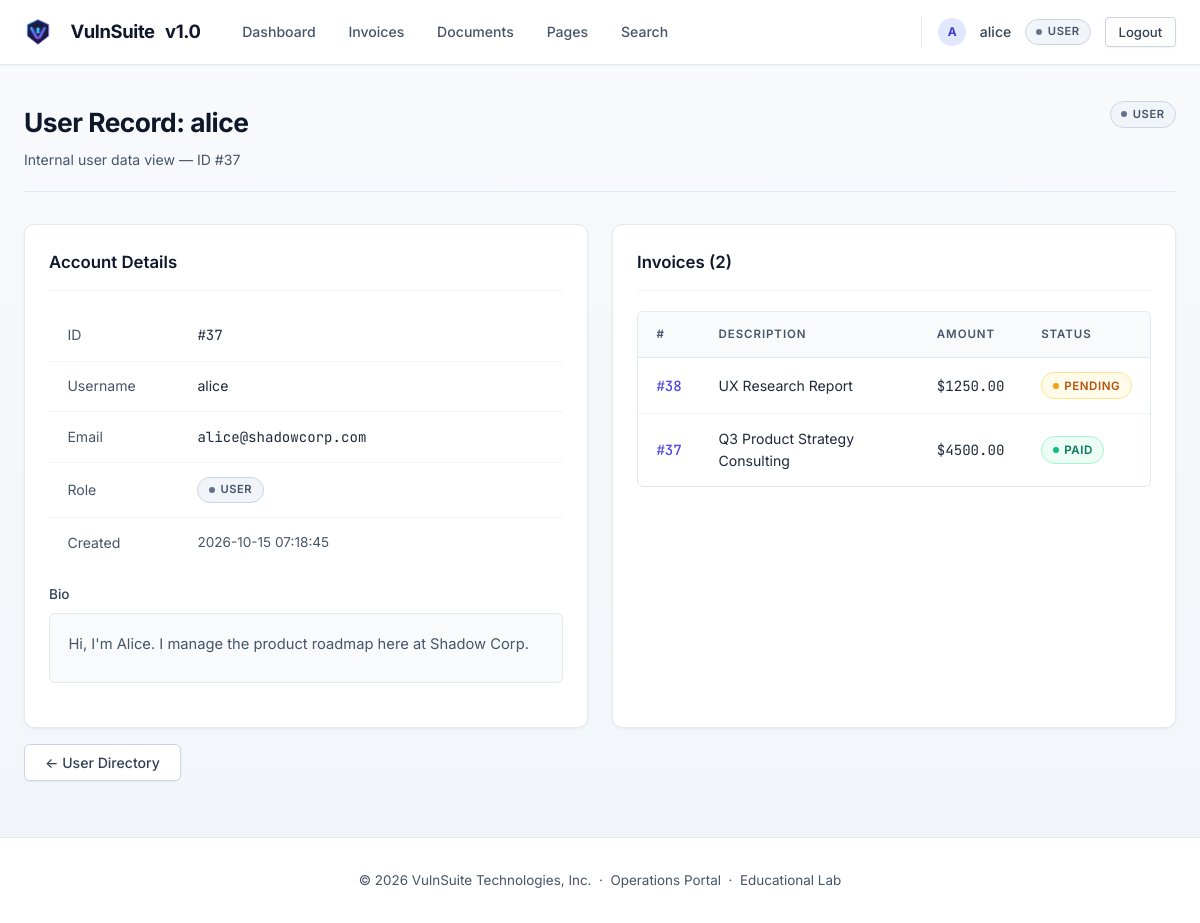
The page /user/37 (signed in) on the database as committed earlier.
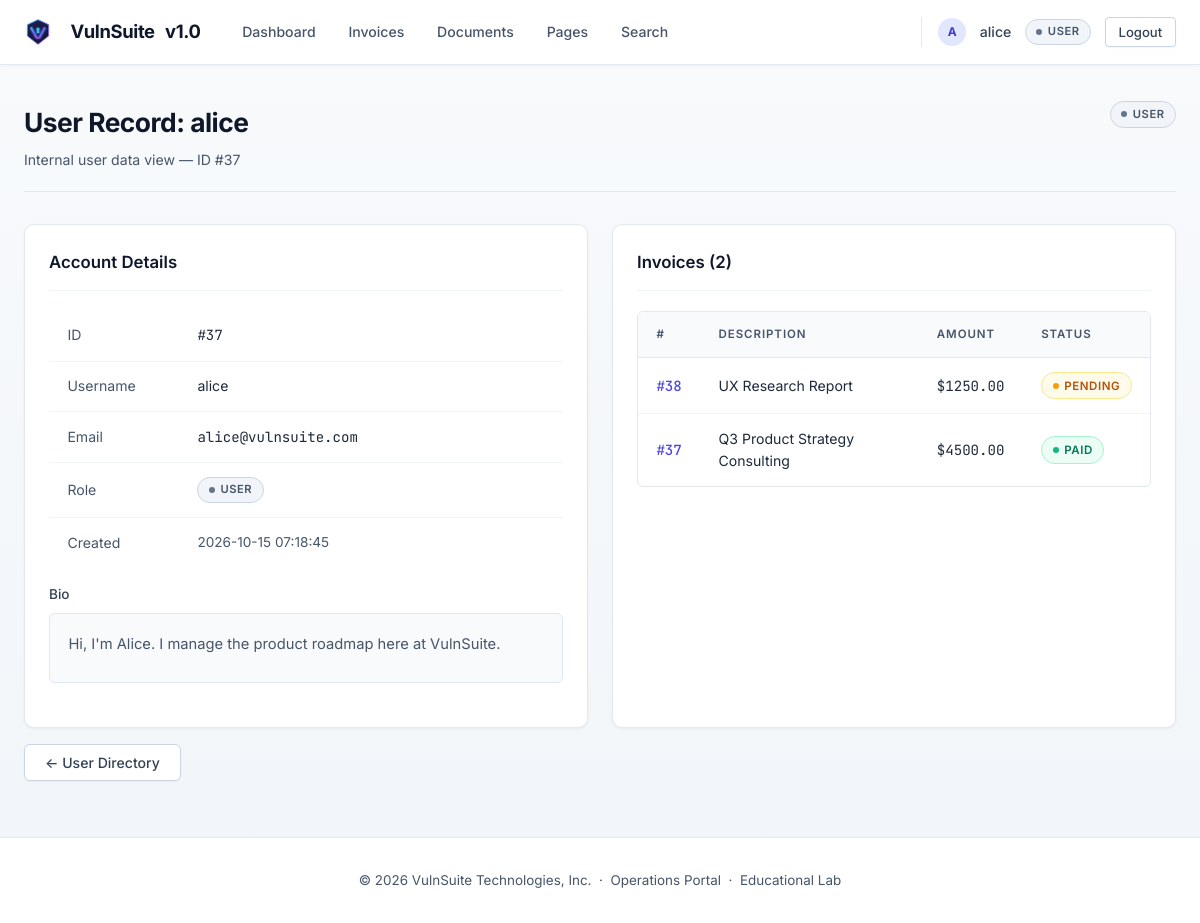
The same page on the database as committed later.
### tables this page shows
CREATE TABLE users (
        id          INTEGER PRIMARY KEY AUTOINCREMENT,
        username    TEXT UNIQUE NOT NULL,
        email       TEXT UNIQUE NOT NULL,
        password    TEXT NOT NULL,
        role        TEXT NOT NULL DEFAULT 'user',
        bio         TEXT DEFAULT '',
        website     TEXT DEFAULT '',
        created_at  TEXT DEFAULT (datetime('now'))
    );

### routes/invoice_routes.py (the view)
@invoice_bp.route("/user/<int:user_id>")
@login_required
def view_user_record(user_id):
    user = current_user()
    db   = get_db()
    if not current_app.config["VULN_IDOR"]:
        if user["id"] != user_id and user["role"] not in ("support-admin", "super-admin"):
            abort(403)
    else:
        if user["id"] != user_id and user["role"] not in ("support-admin", "super-admin"):
            import hashlib as _hl
            _expected = _hl.md5(str(user_id).encode()).hexdigest()[:8]
            if request.args.get("token", "") != _expected:
                abort(403)
    target = db.execute("SELECT id, username, email, role, bio, created_at FROM users WHERE id=?",
                        (user_id,)).fetchone()
    if not target:
        abort(404)
    invoices = db.execute(
        "SELECT * FROM invoices WHERE user_id=? ORDER BY id DESC", (user_id,)
    ).fetchall()
    return render_template("invoice/user_record.html",
                           target=target, invoices=invoices)

### auth.py (called while the page is built)
def current_user():
    return {
        "id":       session.get("user_id"),
        "username": session.get("username"),
        "role":     session.get("role"),
    } if "user_id" in session else None

def login_required(f):
    @wraps(f)
    def decorated(*args, **kwargs):
        if not current_user():
            return redirect(url_for("auth.login"))
        return f(*args, **kwargs)
    return decorated

### db.py (called while the page is built)
def get_db():
    if "db" not in g:
        db_path = current_app.config["DATABASE"]
        g.db = sqlite3.connect(db_path, detect_types=sqlite3.PARSE_DECLTYPES,
                               timeout=10)
        g.db.row_factory = sqlite3.Row
        g.db.execute("PRAGMA busy_timeout = 8000")
    return g.db

### templates/invoice/user_record.html (shortened to what this page needs)
{% extends "base.html" %}
{% block content %}
<div class="page-header">
  <div>
    <h1 class="page-title">User Record: {{ target['username'] }}</h1>
    <p class="page-sub">Internal user data view — ID #{{ target['id'] }}</p>
  </div>
  <span class="role-badge role-{{ target['role'] | replace('-','_') }}">{{ target['role'] }}</span>
</div>
<div class="grid-2">
  <div class="card">
    <div class="card-header"><span class="card-title">Account Details</span></div>
    <table>
      <tbody>
        <tr><td style="color:var(--text-muted);width:130px;">ID</td>
            <td class="mono">#{{ target['id'] }}</td></tr>
        <tr><td style="color:var(--text-muted);">Username</td>
            <td>{{ target['username'] }}</td></tr>
        <tr><td style="color:var(--text-muted);">Email</td>
            <td class="mono">{{ target['email'] }}</td></tr>
        <tr><td style="color:var(--text-muted);">Role</td>
            <td><span class="role-badge role-{{ target['role'] | replace('-','_') }}">{{ target['role'] }}</span></td></tr>
        <tr><td style="color:var(--text-muted);">Created</td>
            <td class="text-muted" style="font-size:0.85rem;">{{ target['created_at'] }}</td></tr>
      </tbody>
    </table>
    <div class="form-group mt-2">
      <label>Bio</label>
      <div class="bio-box text-muted">{{ target['bio'] or 'No bio.' }}</div>
    </div>
  </div>
  <div class="card">
    <div class="card-header"><span class="card-title">Invoices ({{ invoices|length }})</span></div>
    {% if invoices %}
    <div class="table-wrap">
      <table>
        <thead>
          <tr><th>#</th><th>Description</th><th>Amount</th><th>Status</th></tr>
        </thead>
        <tbody>
          {% for inv in invoices %}
          <tr>
            <td class="td-id">
              <a href="{{ url_for('invoice.view_invoice', invoice_id=inv['id']) }}">#{{ inv['id'] }}</a>
            </td>
            <td>{{ inv['description'] }}</td>
            <td class="mono">${{ "%.2f"|format(inv['amount']) }}</td>
            <td><span class="status-pill status-{{ inv['status'] }}">{{ inv['status'] }}</span></td>
          </tr>
          {% endfor %}
        </tbody>
      </table>
    </div>
    {% else %}
    <p class="text-muted" style="font-size:0.9rem;">No invoices.</p>
    {% endif %}
  </div>
</div>
<div class="mt-2">
  <a href="{{ url_for('profile.user_list') }}" class="btn btn-ghost">← User Directory</a>
</div>
{% endblock %}

### templates/base.html (shortened to what this page needs)
<!DOCTYPE html>
<html lang="en">
<head>
  <link rel="stylesheet" href="{{ url_for('static', filename='css/main.css') }}" />
</head>
<body>
  <nav class="navbar">
    <div class="nav-inner">
      <a href="{{ url_for('index') }}" class="nav-brand">
        <img src="{{ url_for('static', filename='img/logo.svg') }}" alt="VulnSuite Logo" class="brand-logo" width="28" height="28" style="vertical-align: middle; margin-right: 8px;" />
        <span class="brand-name">VulnSuite</span>
        <span class="brand-pill">v1.0</span>
      </a>
      {% if current_user %}
      <div class="nav-links">
        <a href="{{ url_for('profile.dashboard') }}"   class="nav-link">Dashboard</a>
        <a href="{{ url_for('invoice.my_invoices') }}" class="nav-link">Invoices</a>
        <a href="{{ url_for('document.view_document') }}" class="nav-link">Documents</a>
        <a href="{{ url_for('page.render_page') }}"    class="nav-link">Pages</a>
        <a href="{{ url_for('extra.search_invoices') }}" class="nav-link">Search</a>
      </div>
      <div class="nav-user">
        <span class="user-avatar" style="width:28px;height:28px;border-radius:50%;background:#e0e7ff;color:#4338ca;display:inline-flex;align-items:center;justify-content:center;font-weight:700;font-size:0.75rem;">{{ current_user.username[:1].upper() }}</span>
        <span class="nav-username">{{ current_user.username }}</span>
        <span class="role-badge role-{{ current_user.role | replace('-','_') }}">{{ current_user.role }}</span>
        <a href="{{ url_for('auth.logout') }}" class="btn btn-sm btn-ghost">Logout</a>
      </div>
      {% else %}
      <div class="nav-links">
        <a href="{{ url_for('auth.login') }}"    class="btn btn-sm btn-primary">Login</a>
        <a href="{{ url_for('auth.register') }}" class="btn btn-sm btn-ghost">Register</a>
      </div>
      {% endif %}
    </div>
  </nav>
  <main class="main-content">
    {% block content %}{% endblock %}
  </main>
  <footer class="site-footer">
    <p>© 2026 VulnSuite Technologies, Inc. &nbsp;·&nbsp; Operations Portal &nbsp;·&nbsp; <span class="footer-badge">Educational Lab</span></p>
  </footer>
</body>
</html>

Rows that differ between the two databases and show on the page:
changed users "alice": email "alice@shadowcorp.com" → "alice@vulnsuite.com"; bio "Hi, I'm Alice. I manage the product roadmap here at Shadow Corp." → "Hi, I'm Alice. I manage the product roadmap here at VulnSuite."
